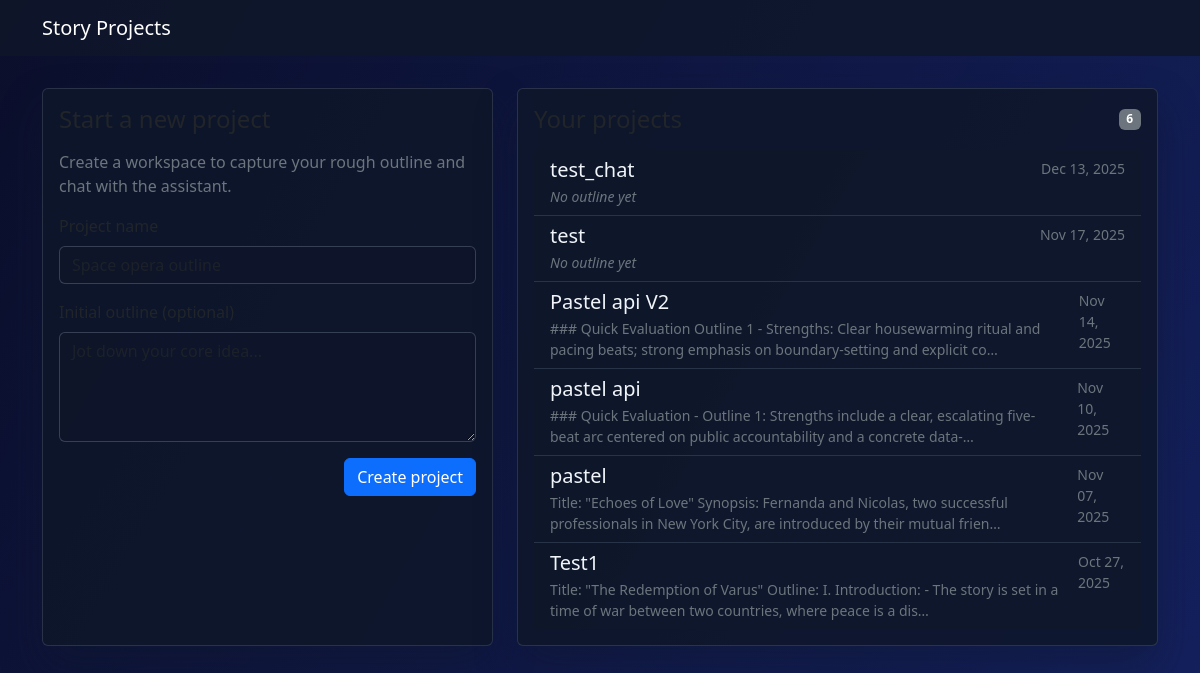
The page / on the database its author committed.
### chat_interface.py (models this page shows, shortened)
class Project(db.Model):
    id = db.Column(db.Integer, primary_key=True)
    name = db.Column(db.String(120), nullable=False)
    project_overview = db.Column(db.Text, nullable=True)
    project_overview_data = db.Column(db.Text, nullable=True)
    ideation_summary = db.Column(db.Text, nullable=True)
    outline = db.Column(db.Text, nullable=True)
    act1_outline = db.Column(db.Text, nullable=True)
    act2_outline = db.Column(db.Text, nullable=True)
    act3_outline = db.Column(db.Text, nullable=True)
    act_final_notes = db.Column(db.Text, nullable=True)
    act1_chapters = db.Column(db.Text, nullable=True)
    act2_chapters = db.Column(db.Text, nullable=True)
    act3_chapters = db.Column(db.Text, nullable=True)
    chapters_final_notes = db.Column(db.Text, nullable=True)
    act1_chapter_list = db.Column(db.Text, nullable=True)
    act2_chapter_list = db.Column(db.Text, nullable=True)
    act3_chapter_list = db.Column(db.Text, nullable=True)
    created_at = db.Column(db.DateTime, nullable=False, default=datetime.utcnow)
    characters = db.relationship(
        "Character",
        back_populates="project",
        order_by="Character.created_at.desc()",
        cascade="all, delete-orphan",
    )
    concepts = db.relationship(
        "Concept",
        back_populates="project",
        order_by="Concept.created_at.desc()",
        cascade="all, delete-orphan",
    )
    chapters = db.relationship(
        "ChapterDraft",
        back_populates="project",
        order_by="(ChapterDraft.act_number, ChapterDraft.chapter_number)",
        cascade="all, delete-orphan",
    )

### chat_interface.py (the view, shortened to what this page needs)
    @app.route("/", methods=["GET", "POST"])
    def dashboard() -> str:
        error = None
        projects = Project.query.order_by(Project.created_at.desc()).all()
        return render_template("dashboard.html", projects=projects, error=error)

### templates/dashboard.html (shortened to what this page needs)
{% extends "base.html" %}
{% block content %}
  <div class="row g-4">
    <div class="col-lg-5">
      <div class="card h-100">
        <div class="card-body">
          <h2 class="h4 mb-3">Start a new project</h2>
          <p class="text-secondary">Create a workspace to capture your rough outline and chat with the assistant.</p>
          <form method="post" class="d-flex flex-column gap-3">
            <div>
              <label for="name" class="form-label">Project name</label>
              <input type="text" class="form-control" id="name" name="name" placeholder="Space opera outline" required>
            </div>
            <div>
              <label for="outline" class="form-label">Initial outline (optional)</label>
              <textarea class="form-control" id="outline" name="outline" rows="4" placeholder="Jot down your core idea..."></textarea>
            </div>
            <div class="d-flex justify-content-end">
              <button type="submit" class="btn btn-primary">Create project</button>
            </div>
          </form>
        </div>
      </div>
    </div>
    <div class="col-lg-7">
      <div class="card h-100">
        <div class="card-body d-flex flex-column">
          <div class="d-flex justify-content-between align-items-center mb-3">
            <h2 class="h4 mb-0">Your projects</h2>
            <span class="badge bg-secondary">{{ projects|length }}</span>
          </div>
          {% if projects %}
            <div class="list-group list-group-flush flex-grow-1 overflow-auto">
              {% for project in projects %}
                <a
                  href="{{ url_for('project_detail', project_id=project.id) }}"
                  class="list-group-item list-group-item-action d-flex justify-content-between align-items-start"
                >
                  <div>
                    <h3 class="h5 mb-1">{{ project.name }}</h3>
                    {% if project.outline %}
                      <p class="mb-0 text-secondary small">{{ project.outline[:140] }}{% if project.outline|length > 140 %}…{% endif %}</p>
                    {% else %}
                      <p class="mb-0 text-secondary small fst-italic">No outline yet</p>
                    {% endif %}
                  </div>
                  <span class="text-secondary small ms-3">{{ project.created_at.strftime('%b %d, %Y') }}</span>
                </a>
              {% endfor %}
            </div>
          {% else %}
            <div class="text-secondary text-center py-5">
              <p class="mb-1">You have no projects yet.</p>
              <p class="mb-0">Create one to begin outlining your story.</p>
            </div>
          {% endif %}
        </div>
      </div>
    </div>
  </div>
{% endblock %}

### templates/base.html (shortened to what this page needs)
<!doctype html>
<html lang="en">
  <head>
    <link
      href="https://cdn.jsdelivr.net/npm/bootstrap@5.3.3/dist/css/bootstrap.min.css"
      rel="stylesheet"
    >
  </head>
  <body>
    <nav class="navbar navbar-expand-lg navbar-dark">
      <div class="container">
        <a class="navbar-brand" href="{{ url_for('dashboard') }}">Story Projects</a>
      </div>
    </nav>
    <main class="content-container">
      <div class="container">
        {% block content %}{% endblock %}
      </div>
    </main>
  </body>
</html>

### templates/base.html (style rules this page uses)
body { background: linear-gradient(120deg, #0b0f2b, #14215f); min-height: 100vh; color: #f1f5f9; }
.navbar { background: rgba(15, 23, 42, 0.85); }
.content-container { padding: 2rem 1rem 4rem; }
.card { background: rgba(15, 23, 42, 0.85); border: 1px solid rgba(148, 163, 184, 0.2); box-shadow: 0 20px 40px rgba(15, 23, 42, 0.4); }
.list-group-item { background: rgba(15, 23, 42, 0.7); color: #f1f5f9; border-color: rgba(148, 163, 184, 0.2); }
textarea.form-control, input.form-control { background: rgba(15, 23, 42, 0.6); border: 1px solid rgba(148, 163, 184, 0.3); color: #f1f5f9; }

### rows shown on the page
Project: name "test_chat", shows "No outline yet", created_at "Dec 13, 2025"
Project: name "test", shows "No outline yet", created_at "Nov 17, 2025"
Project: name "Pastel api V2", outline "### Quick Evaluation Outline 1 - Strengths: Clear housewarming ritual and pacing beats; strong emphasis on boundary-setting and explicit co", created_at "Nov 14, 2025"
Project: name "pastel api", outline "### Quick Evaluation - Outline 1: Strengths include a clear, escalating five-beat arc centered on public accountability and a concrete data-", created_at "Nov 10, 2025"
Project: name "pastel", outline "Title: \"Echoes of Love\" Synopsis: Fernanda and Nicolas, two successful professionals in New York City, are introduced by their mutual frien", created_at "Nov 07, 2025"
Project: name "Test1", outline "Title: \"The Redemption of Varus\" Outline: I. Introduction: - The story is set in a time of war between two countries, where peace is a dis", created_at "Oct 27, 2025"

### other values the page prints
{{ projects|length }} "6"
